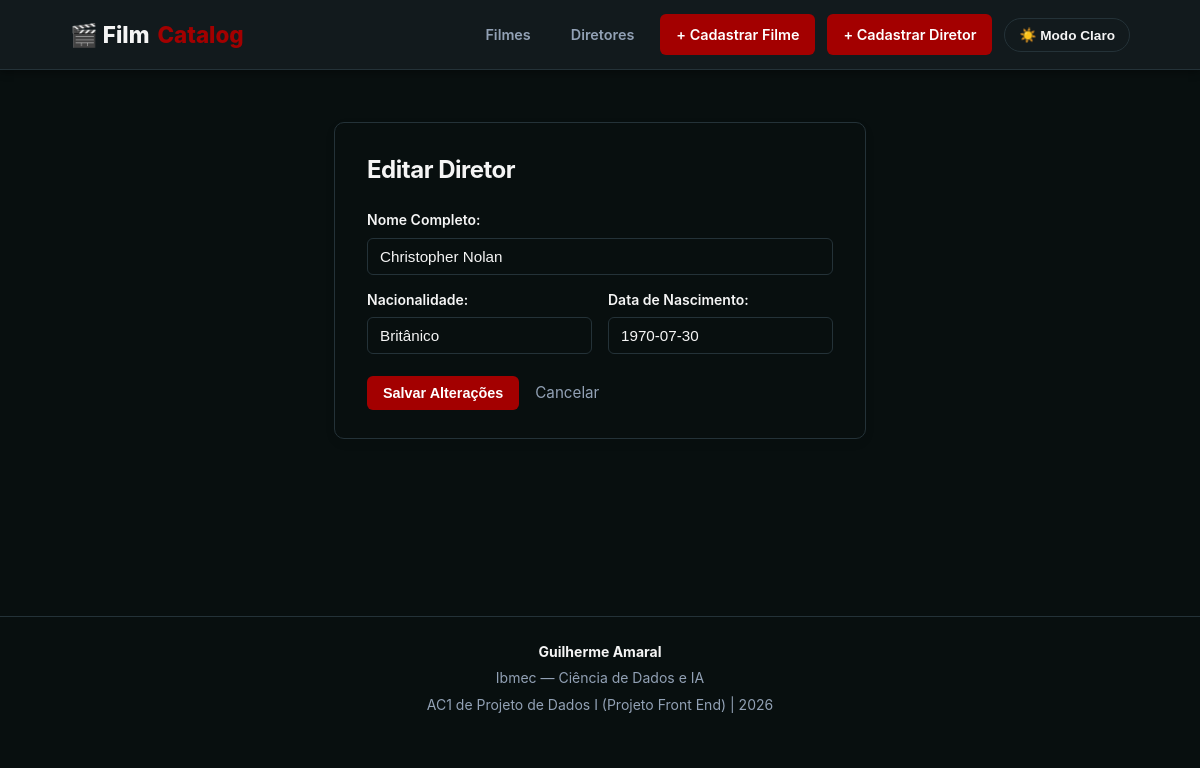
The app's page /diretores/1/editar with its own data.
### tables this page shows
CREATE TABLE diretores (
            id INTEGER PRIMARY KEY AUTOINCREMENT,
            nome TEXT NOT NULL UNIQUE,
            nacionalidade TEXT NOT NULL,
            data_nascimento TEXT NOT NULL
        );

### app.py (the view, shortened to what this page needs)
@app.route("/diretores/<int:id_diretor>/editar", methods=["GET", "POST"])
def editar_diretor(id_diretor):
    diretor = obter_diretor_por_id(id_diretor)
    if diretor is None:
        return render_template("erro.html", mensagem=f"Diretor com ID {id_diretor} não foi encontrado"), 404
    return render_template(
        "form_diretor.html",
        nome=diretor["nome"],
        nacionalidade=diretor["nacionalidade"],
        data_nascimento=diretor["data_nascimento"],
        edicao=True,
        id_diretor=id_diretor
    )

### banco.py (called while the page is built)
def obter_diretor_por_id(id_diretor):
    conn = conectar_banco()
    cursor = conn.cursor()
    cursor.execute('SELECT * FROM diretores WHERE id = ?', (id_diretor,))
    diretor = cursor.fetchone()
    conn.close()
    return diretor

### templates/form_diretor.html (shortened to what this page needs)
{% extends 'base.html' %}
{% block conteudo %}
<div class="form-card">
    <h2 class="form-title">
        {% if edicao %}Editar Diretor{% else %}Cadastrar Novo Diretor{% endif %}
    </h2>
    <form action="{% if edicao %}{{ url_for('editar_diretor', id_diretor=id_diretor) }}{% else %}{{ url_for('cadastro_diretor') }}{% endif %}" method="POST">
        <div class="form-grid">
            <div class="form-group full-width">
                <label for="nome">Nome Completo:</label>
                <input
                    type="text"
                    id="nome"
                    name="nome"
                    required
                    placeholder="ex: Christopher Nolan"
                    value="{{ nome or '' }}"
                >
            </div>
            <div class="form-group">
                <label for="nacionalidade">Nacionalidade:</label>
                <input
                    type="text"
                    id="nacionalidade"
                    name="nacionalidade"
                    placeholder="ex: Britânico"
                    value="{{ nacionalidade or '' }}"
                >
            </div>
            <div class="form-group">
                <label for="data_nascimento">Data de Nascimento:</label>
                <input
                    type="text"
                    id="data_nascimento"
                    name="data_nascimento"
                    placeholder="ex: 30/07/1970"
                    value="{{ data_nascimento or '' }}"
                >
            </div>
        </div>
        <div class="form-actions">
            <button type="submit" class="btn btn-primary">
                {% if edicao %}Salvar Alterações{% else %}Cadastrar Diretor{% endif %}
            </button>
            <a href="/diretores" class="btn-cancel">Cancelar</a>
        </div>
    </form>
</div>
{% endblock %}

### static/style.css (style rules this page uses)
:root { --bg-main: #080F0F; --bg-card: #121A1D; --bg-card-hover: #1A2428; --bg-table-header: #182226; --bg-input: #162024; --border-color: #243238; --border-focus: #A30000; --text-main: #F5F5F5; --text-muted: #92A1B5; --text-inverse: #080F0F; --accent-primary: #A30000; --accent-primary-hover: #C40000; --accent-secondary: #6B0F1A; --accent-steel: #92A1B5; --tag-bg: rgba(163, 0, 0, 0.2); --tag-text: #FF4D4D; --rating-star: #FFC107; --shadow-sm: 0 2px 8px rgba(0, 0, 0, 0.4); --shadow-lg: 0 12px 32px rgba(0, 0, 0, 0.6); --radius-sm: 6px; --radius-md: 10px; --radius-lg: 16px; --transition: all 0.2s cubic-bezier(0.4, 0, 0.2, 1); }
*, *::before, *::after { box-sizing: border-box; margin: 0; padding: 0; }
body { font-family: -apple-system, BlinkMacSystemFont, 'Segoe UI', Roboto, Helvetica, Arial, sans-serif; background-color: var(--bg-main); color: var(--text-main); line-height: 1.6; min-height: 100vh; transition: background-color 0.3s ease, color 0.3s ease; padding-bottom: 60px; }
a { color: var(--accent-steel); text-decoration: none; transition: var(--transition); }
h1, h2, h3, h4 { font-weight: 700; letter-spacing: -0.02em; color: var(--text-main); margin-bottom: 1rem; }
input[type="text"], input[type="number"], input[type="url"], select, textarea, .form-control, .search-input { background: var(--bg-input); border: 1px solid var(--border-color); color: var(--text-main); padding: 10px 14px; border-radius: var(--radius-sm); font-size: 0.95rem; outline: none; transition: var(--transition); }
.form-card { max-width: 640px; margin: 20px auto; padding: 28px 32px; background-color: var(--card-bg); border: 1px solid var(--border-color); border-radius: 10px; box-shadow: 0 4px 12px rgba(0, 0, 0, 0.05); }
.form-title { margin-bottom: 20px; font-size: 1.5rem; color: var(--text-main); }
.form-grid { display: grid; grid-template-columns: 1fr 1fr; gap: 14px 16px; }
.form-group { display: flex; flex-direction: column; gap: 6px; }
.form-group.full-width { grid-column: 1 / -1; }
.form-group label { font-size: 0.875rem; font-weight: 600; color: var(--text-main); }
.form-group input, .form-group select { padding: 9px 12px; border-radius: 6px; border: 1px solid var(--border-color); background-color: var(--card-bg); color: var(--text-main); font-size: 0.95rem; outline: none; transition: border-color 0.2s; }
.form-actions { display: flex; align-items: center; gap: 16px; margin-top: 22px; }
.btn-cancel { color: var(--text-muted); text-decoration: none; font-size: 0.95rem; transition: color 0.2s; }
button, .btn { display: inline-flex; align-items: center; justify-content: center; gap: 6px; padding: 9px 16px; font-size: 0.9rem; font-weight: 600; border-radius: var(--radius-sm); border: 1px solid transparent; cursor: pointer; transition: var(--transition); text-decoration: none; background: var(--bg-card-hover); color: var(--text-main); }
.btn-primary, nav a.btn-primary { background: var(--accent-primary); color: #FFFFFF !important; border: none; }
body { display: flex; flex-direction: column; min-height: 100vh; }

### records on screen
diretores: nome "Christopher Nolan", nacionalidade "Britânico", data_nascimento "1970-07-30"
